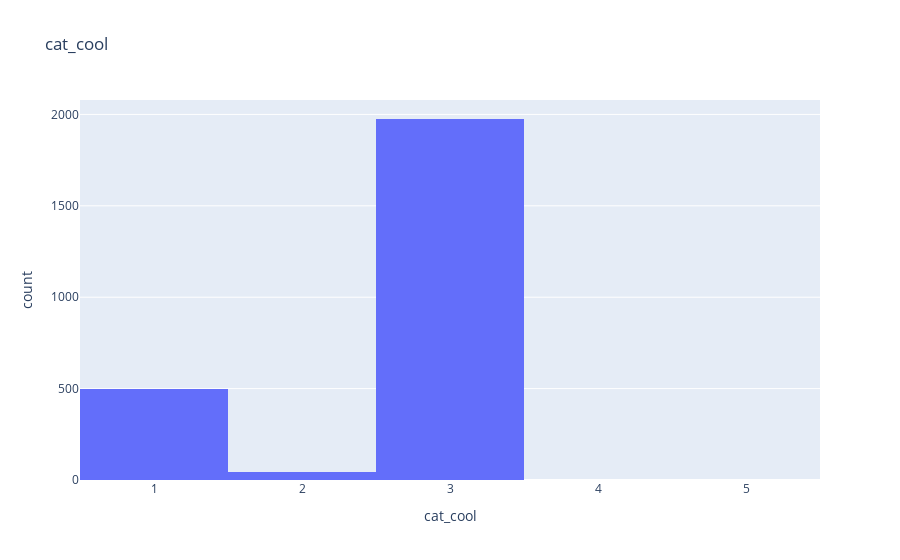

Write notebook code for a chart like this one.
### Code cell
# Check distribution of cat_cool.
fig_tmp = px.histogram(df_raw_hh, x= "cat_cool", title= "cat_cool")
fig_tmp.show()

# Seems we need to deal with extreams.

### Figure 1 — Plotly figure (JSON) as saved in the notebook; plotly's stock layout.template omitted (floating-point values rounded to 4 significant figures; data arrays with more than 128 entries replaced by an {"elided": "..."} marker saying what was removed)
{"data": [{"alignmentgroup": "True", "bingroup": "x", "hovertemplate": "cat_cool=%{x}<br>count=%{y}<extra></extra>", "legendgroup": "", "marker": {"color": "#636efa", "pattern": {"shape": ""}}, "name": "", "offsetgroup": "", "orientation": "v", "showlegend": false, "type": "histogram", "x": {"elided": "2520 int values"}, "xaxis": "x", "yaxis": "y"}], "layout": {"barmode": "relative", "legend": {"tracegroupgap": 0}, "title": {"text": "cat_cool"}, "xaxis": {"anchor": "y", "domain": [0, 1], "title": {"text": "cat_cool"}}, "yaxis": {"anchor": "x", "domain": [0, 1], "title": {"text": "count"}}}}
